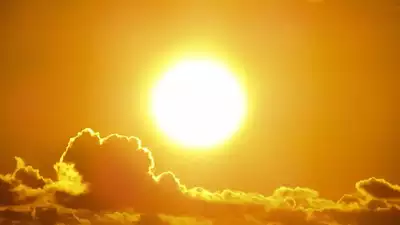
#> input picture python/opencvprogs/assigns/sun.jpg, 400 x 225 px
$ python assign1.py
#> lines starting #> are read from the running program, lines starting #| are printed output that depends on the picture; after the words box and inside, x2 and y2 are one past the last pixel; in counts of white or black regions, pixels touching at a corner belong together
import cv2
import numpy as np
#RGB IMAGE AS INPUT
image=cv2.imread("sun.jpg")
#> image is the input picture: shape (225, 400, 3); mean B, G, R 43.7, 151.5, 213.2
cv2.imshow("Input Image",image)
#RGB TO GRAY
gray=cv2.cvtColor(image,cv2.COLOR_RGB2GRAY)
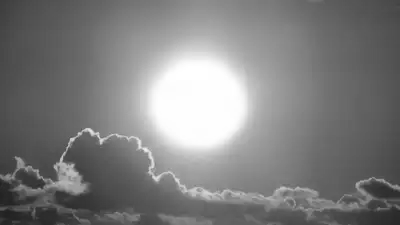
#> gray: shape (225, 400); min 33, max 255, mean 126.3
#GRAY TO BINARY
_,graytobin=cv2.threshold(gray,250,255,cv2.THRESH_BINARY)
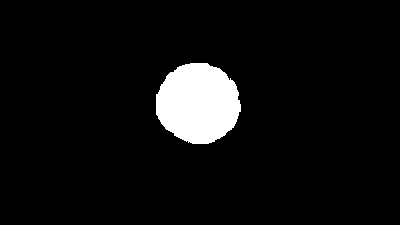
#> graytobin: shape (225, 400); 5.9% white; 1 white region, box (x1, y1, x2, y2) and area: (156, 63, 241, 144) 5347
#RGB TO BINARY
_,rgbtobin=cv2.threshold(image,250,255,cv2.THRESH_BINARY)
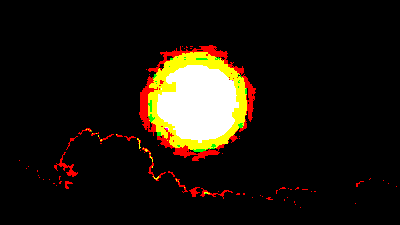
#> rgbtobin: shape (225, 400, 3); mean B, G, R 13.2, 21.9, 28.4
#RGB TO HSV
hsv=cv2.cvtColor(image,cv2.COLOR_RGB2HSV)
#> hsv: shape (225, 400, 3); mean H, S, V 100.2, 208.9, 213.2
#HSV TO RGB
hsvtorgb=cv2.cvtColor(hsv,cv2.COLOR_HSV2RGB)
#RGB TO YCrCb
rcb=cv2.cvtColor(image,cv2.COLOR_BGR2YCR_CB)
#> rcb: shape (225, 400, 3); mean of channels 0, 1, 2 157.7, 167.6, 63.7
#YCrCb TO RGB
rcbtorgb=cv2.cvtColor(rcb,cv2.COLOR_YCrCb2RGB)
#DISPLAY IMAGES
cv2.imshow("RGB To Gray Image",gray)
cv2.imshow("RGB To HSV Image",hsv)
cv2.imshow("RGB To YCbCr Image",rcb)
cv2.imshow("HSV To RGB Image",hsvtorgb)
cv2.imshow("YCrCb To RGB Image",rcbtorgb)
cv2.imshow("GRAY TO BINARY",graytobin)
cv2.imshow("RGB TO BINARY",rgbtobin)
cv2.waitKey(0)
cv2.destroyAllWindows()

$ run again, with python/opencvprogs/assigns/ref.jpg copied over python/opencvprogs/assigns/sun.jpg
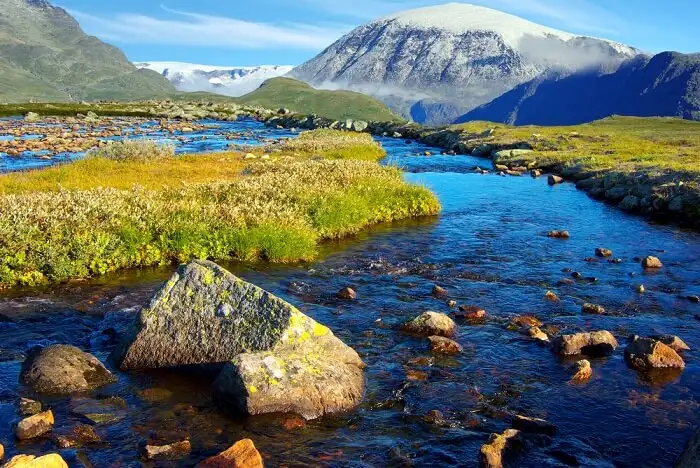
#> input picture python/opencvprogs/assigns/ref.jpg, 700 x 468 px
#> image is the input picture: shape (468, 700, 3); mean B, G, R 105.2, 109.3, 95.7
#> `_,graytobin=cv2.threshold(gray,250,255,cv2.THRESH_BINARY)`:
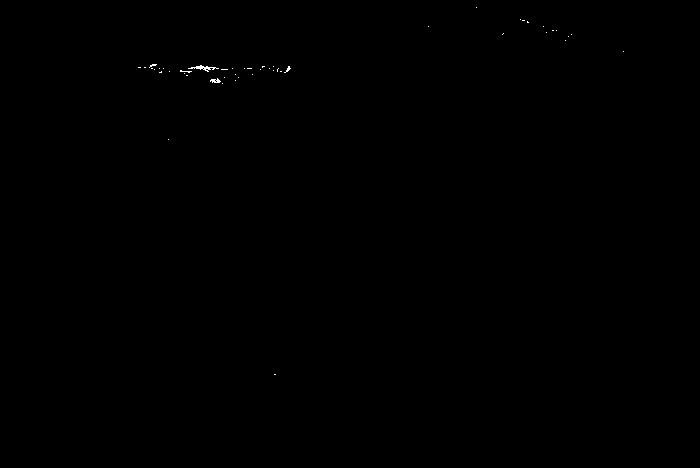
#> graytobin: shape (468, 700); 0.07% white in thin lines or dots, all inside (x1, y1, x2, y2) = (138, 7, 624, 375)
#> `_,rgbtobin=cv2.threshold(image,250,255,cv2.THRESH_BINARY)`:
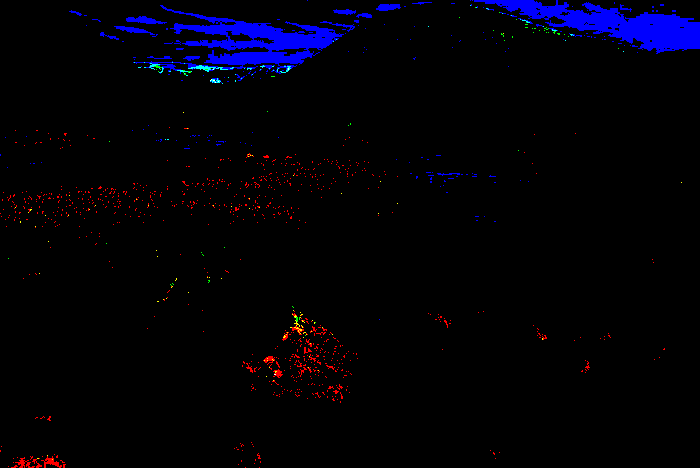
#> rgbtobin: shape (468, 700, 3); mean B, G, R 8.5, 0.4, 1.6
#> hsv: shape (468, 700, 3); mean H, S, V 53.6, 140.9, 136.2
#> rcb: shape (468, 700, 3); mean of channels 0, 1, 2 104.7, 121.6, 128.2
